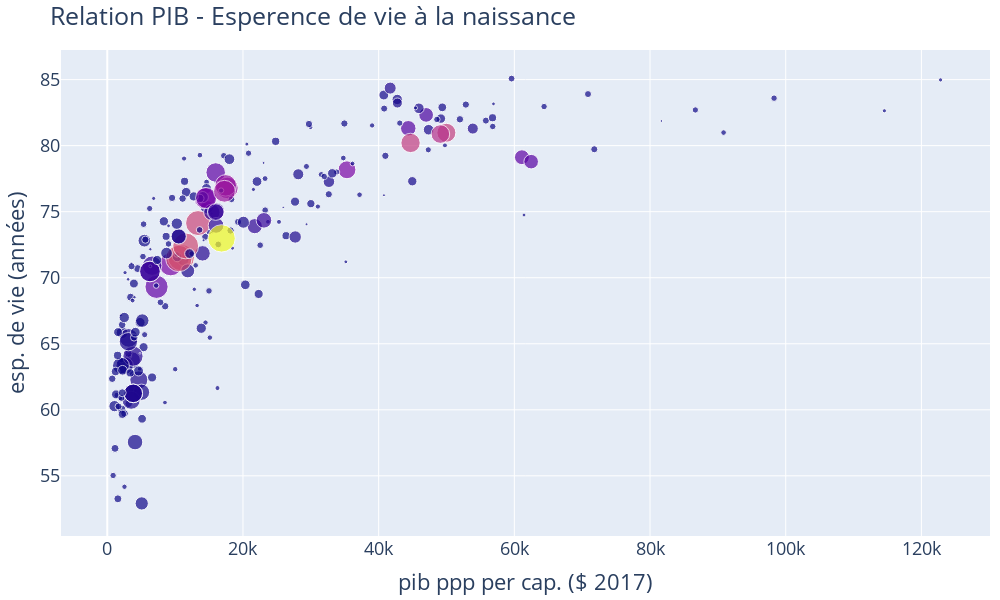

Source (notebook cell):
### Code cell
date = '2019-01-01'

s_le = pd.Series(data['life expectancy at birth'].loc[date], name='life expectancy')
s_pop = pd.Series(data['population'].loc[date], name='population')
s_gdp = pd.Series(data['constant 2017 PPP dollars'].loc[date], name='gdp ppp')
df = pd.concat([s_le,s_pop,s_gdp],axis=1).dropna()
df['gdp per cap'] = df['gdp ppp']/df['population']
##

fig = go.Figure()

fig.add_trace(go.Scatter(x=df['gdp per cap'], y=df['life expectancy'],
                         mode='markers',
                         marker=dict(size=np.power(df['population']*2e-3,1/5),sizemode='diameter', sizeref=1,color = df['gdp ppp'],
#                                     colorbar=dict(title='gdp ppp'),colorscale='Viridis'
                                    ),
                         text=df.index
                         ))


    
    
fig.update_layout(title="Relation PIB - Esperence de vie à la naissance",
                  yaxis_title='esp. de vie (années)',
                  xaxis_title='pib ppp per cap. ($ 2017)',
#                  yaxis=dict(type='log'),
                  width=1000,height=600,font=dict(size=18),
                  margin={"r": 10, "t": 50, "l": 10, "b": 10}
                 )

fig.show()

### Figure 1 — Plotly figure (JSON) as saved in the notebook; plotly's stock layout.template omitted (floating-point values rounded to 4 significant figures; data arrays with more than 128 entries replaced by an {"elided": "..."} marker saying what was removed)
{"data": [{"marker": {"color": {"elided": "233 float values"}, "size": {"elided": "233 float values"}, "sizemode": "diameter", "sizeref": 1}, "mode": "markers", "text": {"elided": "233 str values"}, "type": "scatter", "x": {"elided": "233 float values"}, "y": {"elided": "233 float values"}}], "layout": {"font": {"size": 18}, "height": 600, "margin": {"b": 10, "l": 10, "r": 10, "t": 50}, "title": {"text": "Relation PIB - Esperence de vie à la naissance"}, "width": 1000, "xaxis": {"autorange": true, "range": [-6826.0, 130100.0], "title": {"text": "pib ppp per cap. ($ 2017)"}, "type": "linear"}, "yaxis": {"autorange": true, "range": [50.45, 87.24], "title": {"text": "esp. de vie (années)"}, "type": "linear"}}}
